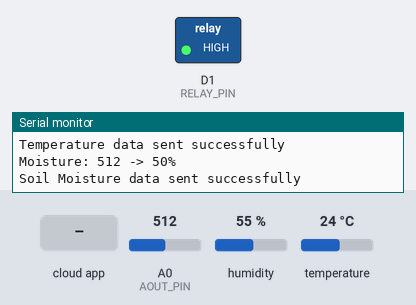
This sketch was run on a simulated ESP8266 (NodeMCU). Parts: switched loads named in the sketch (green lamp = pin HIGH), the last lines printed to the serial monitor. The inputs (shaded band) are chosen by the test bench; at power-on: A0 (AOUT_PIN) = 512, humidity 55 %, temperature 24 °C. WiFi joins after 1.5 s; servers stay silent unless stated; the Firebase database answers and starts empty.

Above: at 2.7 s.
2.8 s: the phone or cloud app sets Motor to 1
At 5.1 s:
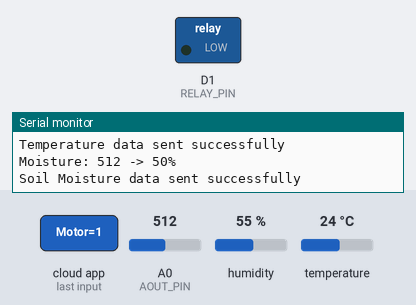
6.2 s: the phone or cloud app sets Motor to 0
At 8.0 s:
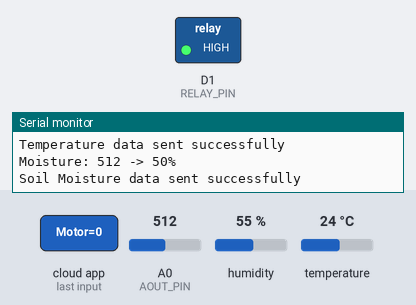
Timing chart, 0 to 9.5 s (numbered marks = the images above; inputs shaded):
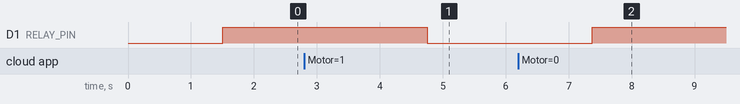

The sketch:

plantpulse_final.ino
```cpp
#include <Arduino.h>
#include <ESP8266WiFi.h>
#include <FirebaseESP8266.h>
#include <DHT.h>

#define AOUT_PIN A0
const int minMoistureValue = 0;    // Analog reading for very wet soil
const int maxMoistureValue = 1023; // Analog reading for very dry soil

#define RELAY_PIN D1 // The ESP8266 pin connected to the IN pin of relay
#define DHTPIN 4  // Pin connected to the DHT11 data pin
#define DHTTYPE DHT11
DHT dht(DHTPIN, DHTTYPE);

#define FIREBASE_HOST "esp-to-firebase-test-default-rtdb.firebaseio.com"
#define FIREBASE_AUTH "AIzaSyBhzvYTeSylVYEkpR9XrANH3yOwnobto3E"
#define USER_EMAIL "amrithanandini2003@gmail.com"
#define USER_PWD "plantpulse"

const char* WIFI_SSID = "laptop";
const char* WIFI_PASSWORD = "abcdefgh";

FirebaseData firebaseData;
FirebaseAuth firebaseAuth;
FirebaseConfig firebaseConfig;

void setup() {
  Serial.begin(115200);
  WiFi.mode(WIFI_STA);
  WiFi.disconnect();
  dht.begin();  // Reads DHT sensor data

  // Connect to Wi-Fi
  WiFi.begin(WIFI_SSID, WIFI_PASSWORD);
  Serial.print("Connecting to ");
  Serial.print(WIFI_SSID);
  while (WiFi.status() != WL_CONNECTED) {
    Serial.print(".");
    delay(500);
  }
  Serial.println();
  Serial.print("Connected, IP Address: ");
  Serial.println(WiFi.localIP());

  // Configure Firebase
  firebaseConfig.database_url = FIREBASE_HOST;
  firebaseConfig.api_key = FIREBASE_AUTH;

  // User sign in
  firebaseAuth.user.email = USER_EMAIL;
  firebaseAuth.user.password = USER_PWD;

  // Uncomment the line below if you want to see Firebase debugging info
  // firebaseConfig.debug = true;

  Firebase.begin(&firebaseConfig, &firebaseAuth);
  Firebase.reconnectWiFi(true);

  pinMode(RELAY_PIN, OUTPUT);
  digitalWrite(RELAY_PIN, HIGH);  // turn off pump (active-low relay)
}

bool readMotorStatus() {
  if (Firebase.getBool(firebaseData, "/Motor")) {
    if (firebaseData.dataType() == "boolean") {
      return firebaseData.boolData();
    }
  } else {
    Serial.println("Failed to get motor status: " + firebaseData.errorReason());
  }
  return false; // default to off in case of error
}

void sendSoilMoistureData(){
  int sensorValue = analogRead(AOUT_PIN); // Read the analog value from sensor

  // Map the sensor value to a percentage (0% to 100%)
  int moisturePercent = map(sensorValue, minMoistureValue, maxMoistureValue, 100, 0);

  Serial.print("Moisture: ");
  Serial.print(sensorValue);
  Serial.print(" -> ");
  Serial.print(moisturePercent);
  Serial.println("%");

  if (Firebase.setInt(firebaseData, "/SoilMoisture", moisturePercent)) {
    Serial.println("Soil Moisture data sent successfully");
  } else {
    Serial.print("Failed to send soil moisture data: ");
    Serial.println(firebaseData.errorReason());
  }
}

void sendDHTdata(){
  float humidity = dht.readHumidity();
  float temperature = dht.readTemperature();

  // Check if any reads failed and exit early (to try again)
  if (isnan(humidity) || isnan(temperature)) {
    Serial.println("Failed to read from DHT sensor!");
    return;
  }

  // Print the humidity and temperature
  Serial.print("Humidity: ");
  Serial.print(humidity);
  Serial.print(" %\t");
  Serial.print("Temperature: ");
  Serial.print(temperature);
  Serial.println(" *C");

  // Push data to Firebase
  if (Firebase.setFloat(firebaseData, "/DHT11/Humidity", humidity)) {
    Serial.println("Humidity data sent successfully");
  } else {
    Serial.print("Failed to send humidity data: ");
    Serial.println(firebaseData.errorReason());
  }

  if (Firebase.setFloat(firebaseData, "/DHT11/Temperature", temperature)) {
    Serial.println("Temperature data sent successfully");
  } else {
    Serial.print("Failed to send temperature data: ");
    Serial.println(firebaseData.errorReason());
  }
}


void loop() {
  sendDHTdata();
  sendSoilMoistureData();
  bool motorStatus = readMotorStatus();

  if (motorStatus) {
    digitalWrite(RELAY_PIN, LOW); // turn on pump (active-low relay)
  } else {
    digitalWrite(RELAY_PIN, HIGH);  // turn off pump (active-low relay)
  }
  delay(2000); // check status every 2 seconds
}
```

Measured:
- after the input at 2.8 s, D1 (RELAY_PIN): HIGH → LOW after 2.0 s
- after the input at 6.2 s, D1 (RELAY_PIN): LOW → HIGH after 1.2 s
